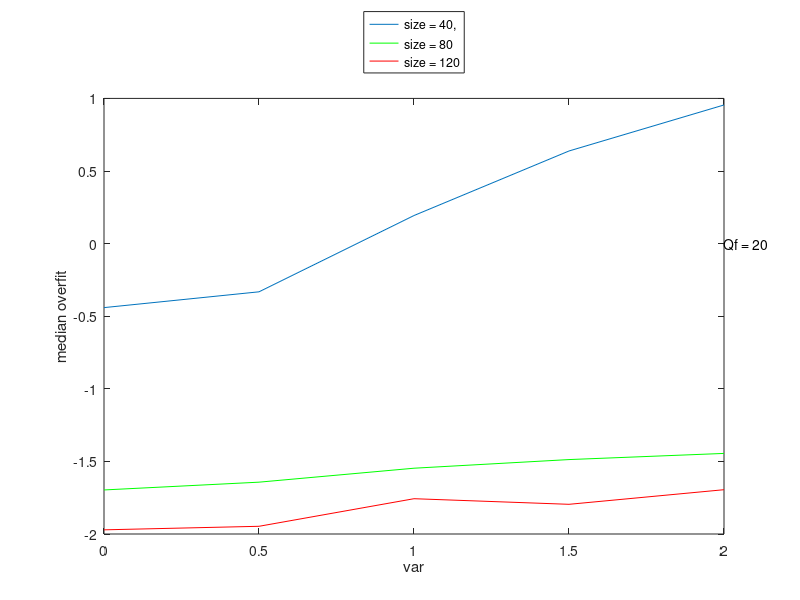

This figure's MATLAB source:
train_size = 40:40:120;
noise = 0:0.5:2;
Q = 5:5:20;

% Q=20
X40 = [-0.44083,-0.33202,0.19339,0.6379, 0.95484];
X80 = [-1.6966,-1.643,-1.5469,-1.4874,-1.445];
X120 = [-1.9713,-1.9469,-1.7569,-1.7955,-1.6949];

plot(noise,X40)
hold all
plot(noise,X80,'green')
plot(noise,X120, 'red')
xlabel('var');
ylabel('median overfit');
legend('size = 40,','size = 80', 'size = 120','Location','northoutside');
text(2,0.0,'Qf = 20');
hold off

% Q = 20
M40 = [6401.0226,887.0187,196.1367,18085.0049,1548.3898];
M80 = [-0.37098,0.72778,5.5401,1.5775,6.8318];
M120 = [-2.0419,-2.0113,-1.3266,-1.644,-1.3374];

% plot(noise,M40)
% hold all
% plot(noise,M80, 'green')
% plot(noise,M120, 'red')
% xlabel('var');
% ylabel('mean overfit');
% legend('size = 40,','size = 80', 'size = 120','Location','northoutside');
% text(2,0.0,'Qf = 20');
% hold off

%noise = 0
% Q40 = [-0.79862,-2.1236,-0.70442,-0.44083];
% Q80 = [-0.78334,-2.0322,-1.6268,-1.6966];
% Q120 = [-0.6787,-2.1233,-2.0748,-1.9713];

%noise = 1
% Q40 = [-0.079179,-1.1924,-0.098578,0.19339];
% Q80 = [-0.55336,-1.7376,-1.5646,-1.5469];
% Q120 = [-0.72583,-1.9692,-1.945,-1.7569];

%noise = 2
% Q40 = [0.41938,-0.70775,0.8193, 0.95484];
% Q80 = [-0.39824,-1.6792,-1.39,-1.445];
% Q120 = [-0.49598,-1.7285,-1.7149,-1.6949];
% 
% plot(Q,Q40)
% hold all
% plot(Q,Q80,'green')
% plot(Q,Q120, 'red')
% xlabel('Qf');
% ylabel('median overfit');
% legend('size = 40','size = 80', 'size = 120', 'Location','northoutside');
% text(20,-0.4,' var = 2');
% hold off
% 
MQ40 = [ -1.0186,-2.4534,182.4054,6401.0226];
MQ80 = [-0.98379,-2.3196,0.32113,-0.37098];
MQ120 = [-0.96993,-2.3394,-2.0314,-2.0419];

% plot(Q,MQ40)
% hold all
% plot(Q,MQ80, 'green')
% plot(Q,MQ120, 'red')
% xlabel('Qf');
% ylabel('mean overfit');
% legend('size = 40','size = 80', 'size = 120', 'Location','northoutside');
% text(20,0.0,' var = 0');
% hold off

% var = 0
Q5 = [-0.79862,-0.78334, -0.6787];
Q10 = [-2.1236,-2.0322,-2.1233];
Q15 = [-0.70442,-1.6268,-2.0748];
Q20 = [-0.44083,-1.6966,-1.9713];

% plot(train_size,Q5)
% hold all
% plot(train_size,Q10,'green')
% plot(train_size,Q15, 'red')
% plot(train_size,Q20, 'yellow')
% xlabel('size');
% ylabel('median overfit');
% legend('Q = 5','Q = 10', 'Q = 15','Q=20','Location','northoutside');
% text(2,0,' var = 0');
% hold off

% size = 120
MQ5 = [-1.0186,-0.98379,-0.96993];
MQ10 = [-2.4534,-2.3196,-2.3394];
MQ15 = [182.4054, 0.32113,-2.0314];
MQ20 = [6401.0226,-0.37098,-2.0419];

% plot(train_size,MQ5)
% hold all
% plot(train_size,MQ10, 'green')
% plot(train_size,MQ15, 'red')
% plot(train_size,MQ20, 'yellow')
% xlabel('size');
% ylabel('mean overfit');
% legend('Q = 5','Q = 10', 'Q = 15', 'Q = 20','Location','northoutside');
% text(120,7000,' var = 0');
% hold off